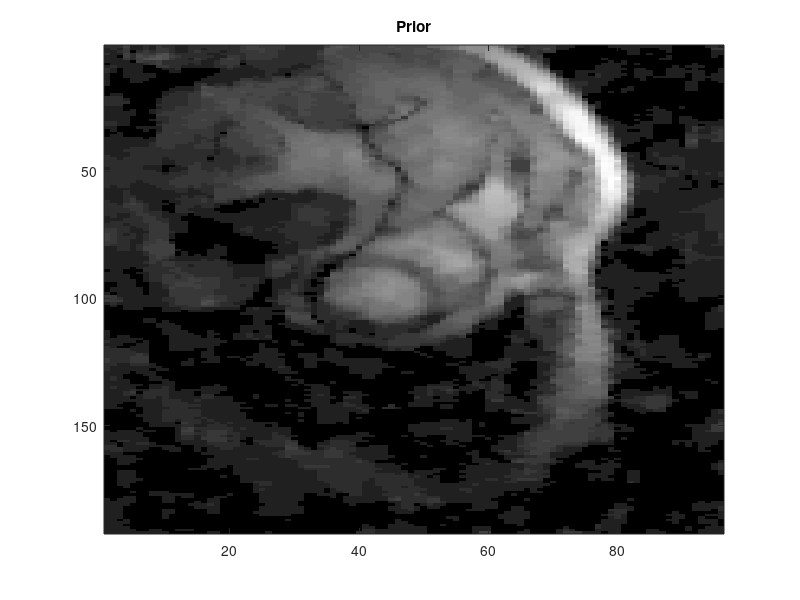

Recreate this plot in MATLAB. (Note: this script raises an error after producing the figure.)
% Program to reconstruct undersampled data with spatial Total Variation constraint and reordering

% Ref: G.Adluru, E.V.R. DiBella. "Reordering for improved constrained reconstruction from undersampled k-space data".
% International Journal of Biomedical Imaging vol. 2008, Article ID 341684, 12 pages, 2008. doi:10.1155/2008/341684.

% Written by: Ganesh Adluru

weight_fidelity = 1;
weight_TV = 0.002;   % regularization parameter
beta_sqrd = 0.00000001;
noi = 5000; % number of iterations

load Coil1_data.mat % fully sampled k-space data
load mask.mat       % undersampling mask

reduced_k_space = Coil1.*mask;

measuredImgDomain = ifft2(reduced_k_space);
img_est = measuredImgDomain;
W_img_est = ifft2(fft2(img_est).*mask);

% prior_data = ifft2(Coil1);  % using fully sampled data as a prior here
% prior_data = ifft2(Coil1.*mask); % using undersampled data as prior here

load tv_prior.mat
prior_data = tv_prior;

fig = figure,imagesc(abs(prior_data)),colormap gray,brighten(0.5),title('Prior');
waitfor(fig)

[sort_order_real_x,sort_order_imag_x,sort_order_real_y,sort_order_imag_y] = sort_real_imag_parts_space(prior_data*1000);

% gradient descent minimization

for iter_no = 1:noi

  if ~mod(iter_no,10)
      fprintf("Status: [%d%%]",round(iter_no/noi*100))
  end

  fidelity_update = weight_fidelity*(measuredImgDomain - W_img_est);

  % Spatial re-ordering - TV
  TV_term_reorder_update_real = TVG_re_order(real(img_est),beta_sqrd,sort_order_real_x,sort_order_real_y);
  TV_term_reorder_update_imag = TVG_re_order(imag(img_est),beta_sqrd,sort_order_imag_x,sort_order_imag_y);
  TV_term_reorder_update = weight_TV*0.5*(TV_term_reorder_update_real + sqrt(-1)*TV_term_reorder_update_imag);

  % Computing spatial regul - TV
  TV_term_update = TVG(img_est,beta_sqrd)*weight_TV*0.5;

  img_est = img_est + fidelity_update + TV_term_update + TV_term_reorder_update;
  W_img_est = ifft2(fft2(img_est).*mask);

end

figure,imagesc(abs(ifft2(Coil1))),colormap gray,brighten(0.5),title('Ground truth')
figure,imagesc(abs(img_est)),colormap gray,brighten(0.5),title('Reconstructed image')
figure,imagesc(abs(measuredImgDomain)),colormap gray,brighten(0.5),title('Undersampled image')
fig = figure,imagesc(abs(prior_data)),colormap gray,brighten(0.5),title('Prior image');

waitfor(fig)

% Write the images when
imwrite(abs(ifft2(Coil1)),'Ground truth.png')
imwrite(abs(img_est),'Reconstructed image.png')
imwrite(abs(measuredImgDomain),'Undersampled image.png')
imwrite(abs(prior_data),'Prior image.png')
